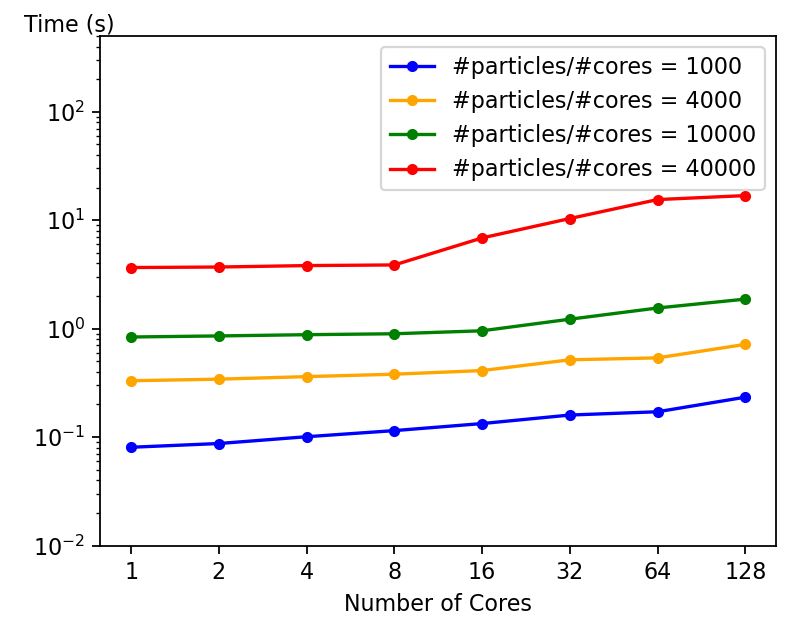

The Python source for this figure:
import matplotlib.pyplot as plt
import numpy as np
from matplotlib.pyplot import figure
import re

figure(figsize=(5, 4), dpi=160)

t = [1, 2, 4, 8, 16, 32, 64, 128]
r = [1000, 4000, 10000, 40000]

tweak = []

for j in t:
  tweak.append([])
  for i in r:
    with open('../data_weak/t' + str(j) + '-' + str(i * j) + '.out', 'r') as f:
      content = f.read()
      tweak[-1].append(float(re.findall(r'= (.*) seconds', content)[0]))


colors = ['blue', 'purple', 'orange', 'brown', 'green', 'pink', 'red', 'cyan', 'olive']

for i in range(4):
  yval = []
  for j in range(len(t)):
    yval.append(tweak[j][i])
  plt.plot(range(8), yval, marker='o', markersize=4, color = colors[i * 2], label = '#particles/#cores = ' + str(r[i]))

plt.legend()
plt.ylim(0.01, 500)
plt.yscale('log')
plt.xticks(range(8), t)
plt.xlabel('Number of Cores')
plt.ylabel('Time (s)', ha='left', y=1, rotation=0)
plt.tight_layout()
plt.savefig('weak.png')
